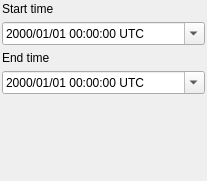
<?xml version="1.0" encoding="UTF-8"?>
<ui version="4.0">
 <class>DockWidget</class>
 <widget class="QDockWidget" name="DockWidget">
  <property name="geometry">
   <rect>
    <x>0</x>
    <y>0</y>
    <width>207</width>
    <height>181</height>
   </rect>
  </property>
  <property name="sizePolicy">
   <sizepolicy hsizetype="Expanding" vsizetype="Expanding">
    <horstretch>0</horstretch>
    <verstretch>0</verstretch>
   </sizepolicy>
  </property>
  <property name="minimumSize">
   <size>
    <width>207</width>
    <height>133</height>
   </size>
  </property>
  <property name="maximumSize">
   <size>
    <width>524287</width>
    <height>524287</height>
   </size>
  </property>
  <property name="autoFillBackground">
   <bool>true</bool>
  </property>
  <property name="features">
   <set>QDockWidget::DockWidgetMovable</set>
  </property>
  <property name="windowTitle">
   <string/>
  </property>
  <widget class="QWidget" name="dockWidgetContents">
   <property name="sizePolicy">
    <sizepolicy hsizetype="Expanding" vsizetype="Preferred">
     <horstretch>0</horstretch>
     <verstretch>0</verstretch>
    </sizepolicy>
   </property>
   <layout class="QVBoxLayout" name="verticalLayout">
    <property name="leftMargin">
     <number>2</number>
    </property>
    <property name="topMargin">
     <number>2</number>
    </property>
    <property name="rightMargin">
     <number>2</number>
    </property>
    <property name="bottomMargin">
     <number>2</number>
    </property>
    <item>
     <widget class="QLabel" name="label_23">
      <property name="sizePolicy">
       <sizepolicy hsizetype="Expanding" vsizetype="Fixed">
        <horstretch>0</horstretch>
        <verstretch>0</verstretch>
       </sizepolicy>
      </property>
      <property name="text">
       <string>Start time</string>
      </property>
     </widget>
    </item>
    <item>
     <widget class="QDateTimeEdit" name="startDateTimeEdit">
      <property name="sizePolicy">
       <sizepolicy hsizetype="Expanding" vsizetype="Fixed">
        <horstretch>0</horstretch>
        <verstretch>0</verstretch>
       </sizepolicy>
      </property>
      <property name="currentSection">
       <enum>QDateTimeEdit::YearSection</enum>
      </property>
      <property name="displayFormat">
       <string>yyyy/MM/dd hh:mm:ss UTC</string>
      </property>
      <property name="calendarPopup">
       <bool>true</bool>
      </property>
      <property name="timeSpec">
       <enum>Qt::LocalTime</enum>
      </property>
     </widget>
    </item>
    <item>
     <widget class="QLabel" name="label_24">
      <property name="sizePolicy">
       <sizepolicy hsizetype="Expanding" vsizetype="Fixed">
        <horstretch>0</horstretch>
        <verstretch>0</verstretch>
       </sizepolicy>
      </property>
      <property name="text">
       <string>End time</string>
      </property>
     </widget>
    </item>
    <item>
     <widget class="QDateTimeEdit" name="endDateTimeEdit">
      <property name="sizePolicy">
       <sizepolicy hsizetype="Expanding" vsizetype="Fixed">
        <horstretch>0</horstretch>
        <verstretch>0</verstretch>
       </sizepolicy>
      </property>
      <property name="currentSection">
       <enum>QDateTimeEdit::YearSection</enum>
      </property>
      <property name="displayFormat">
       <string>yyyy/MM/dd hh:mm:ss UTC</string>
      </property>
      <property name="calendarPopup">
       <bool>true</bool>
      </property>
      <property name="timeSpec">
       <enum>Qt::LocalTime</enum>
      </property>
     </widget>
    </item>
    <item>
     <spacer name="verticalSpacer">
      <property name="orientation">
       <enum>Qt::Vertical</enum>
      </property>
      <property name="sizeHint" stdset="0">
       <size>
        <width>20</width>
        <height>45</height>
       </size>
      </property>
     </spacer>
    </item>
   </layout>
  </widget>
 </widget>
 <resources/>
 <connections/>
</ui>
